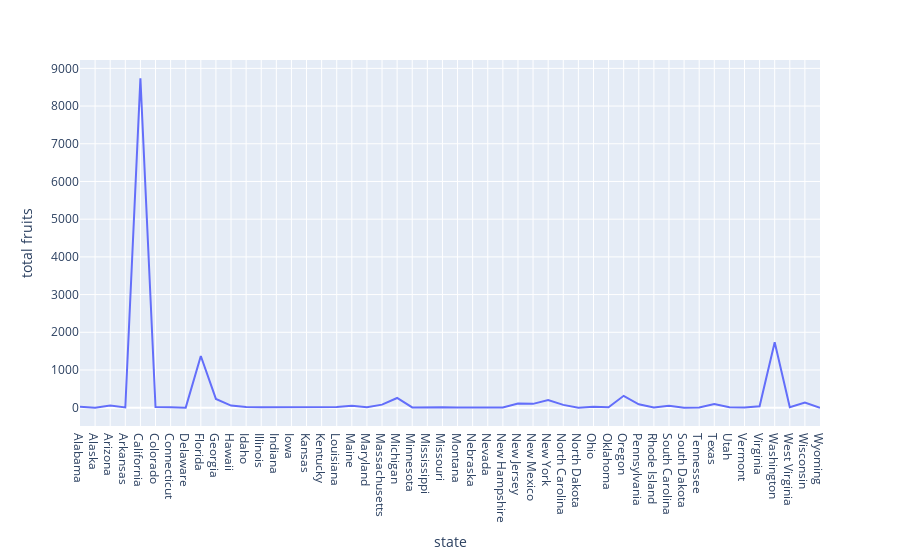

This figure's notebook cell:
### Markdown cell above
### fruits

### Code cell
#total fruits export by states
fig = px.line(df,x='state', y='total fruits')
fig.show()

### Figure 1 — Plotly figure (JSON) as saved in the notebook; plotly's stock layout.template omitted (floating-point values rounded to 4 significant figures)
{"data": [{"hovertemplate": "state=%{x}<br>total fruits=%{y}<extra></extra>", "legendgroup": "", "line": {"color": "#636efa", "dash": "solid"}, "mode": "lines", "name": "", "showlegend": false, "type": "scatter", "x": ["Alabama", "Alaska", "Arizona", "Arkansas", "California", "Colorado", "Connecticut", "Delaware", "Florida", "Georgia", "Hawaii", "Idaho", "Illinois", "Indiana", "Iowa", "Kansas", "Kentucky", "Louisiana", "Maine", "Maryland", "Massachusetts", "Michigan", "Minnesota", "Mississippi", "Missouri", "Montana", "Nebraska", "Nevada", "New Hampshire", "New Jersey", "New Mexico", "New York", "North Carolina", "North Dakota", "Ohio", "Oklahoma", "Oregon", "Pennsylvania", "Rhode Island", "South Carolina", "South Dakota", "Tennessee", "Texas", "Utah", "Vermont", "Virginia", "Washington", "West Virginia", "Wisconsin", "Wyoming"], "xaxis": "x", "y": [25.11, 0, 60.27, 6.88, 8736.0, 17.99, 13.1, 1.53, 1371.0, 233.5, 55.51, 21.64, 12.53, 12.98, 3.24, 3.11, 6.6, 17.83, 52.01, 12.9, 80.83, 257.7, 7.91, 17.04, 13.18, 3.3, 2.16, 1.19, 7.98, 109.5, 101.9, 202.6, 74.47, 0.25, 27.21, 9.24, 315.0, 89.48, 2.83, 53.45, 0.8, 6.23, 99.9, 12.34, 8.01, 36.48, 1739.0, 11.54, 133.8, 0.17], "yaxis": "y"}], "layout": {"legend": {"tracegroupgap": 0}, "margin": {"t": 60}, "xaxis": {"anchor": "y", "domain": [0, 1], "title": {"text": "state"}}, "yaxis": {"anchor": "x", "domain": [0, 1], "title": {"text": "total fruits"}}}}
